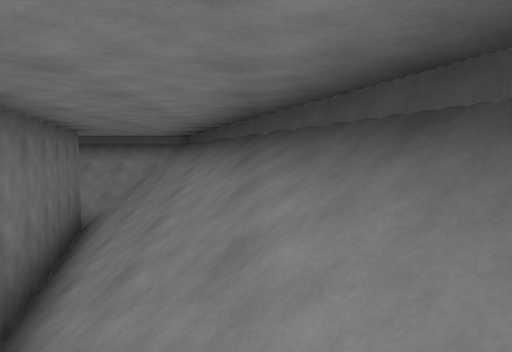
View 1 (above)

16 first-person views from a walk through a scene from a Unity 3-D project. The camera is 1.2 m above the floor, tilts 4° down and sees 70° across. The floor is counted in squares, 2 m on a side. Each view is taken from the middle of a square. On the plan, view 1 faces up. The plan holds only what a view shows up to about 10 squares ahead; the rest is blank. The place goes on beyond the plan.

View 2
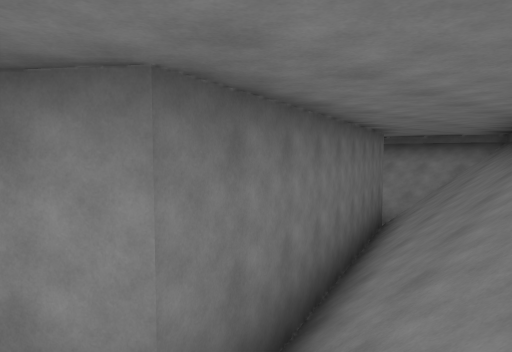

View 3
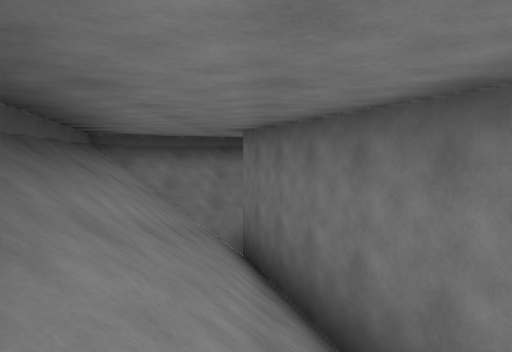

View 4
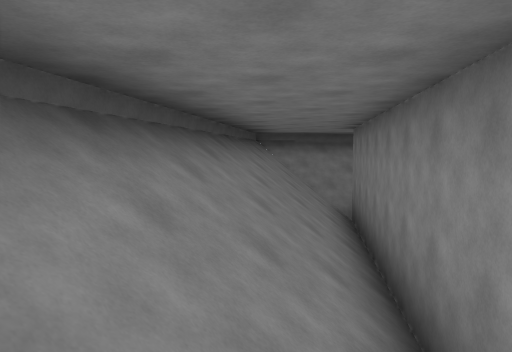

View 5
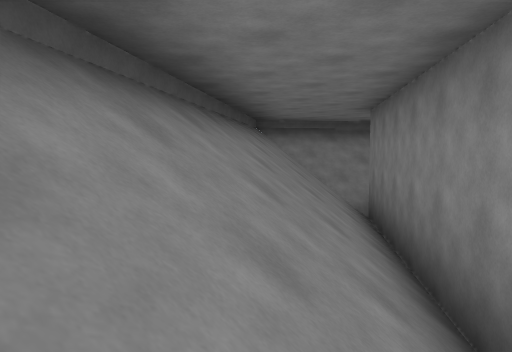

View 6
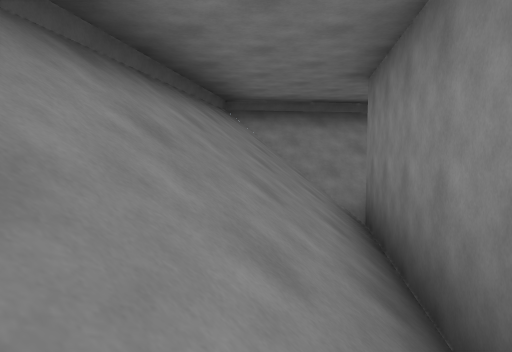

View 7
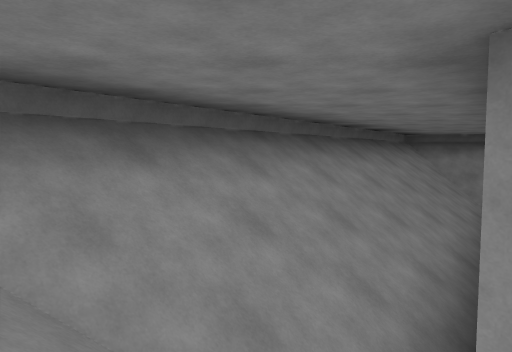

View 8
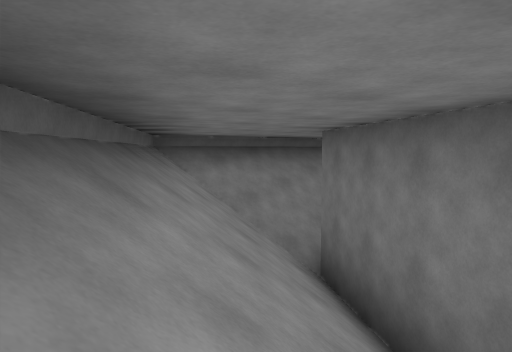

View 9
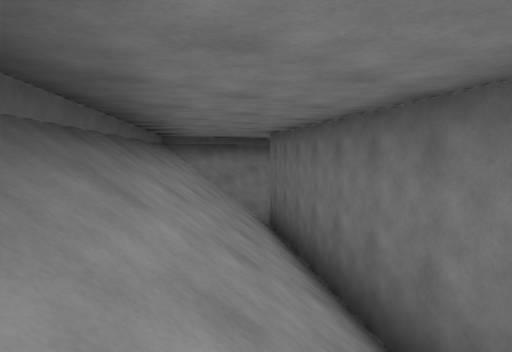

View 10
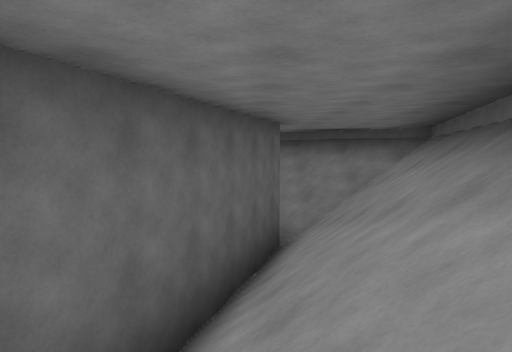

View 11
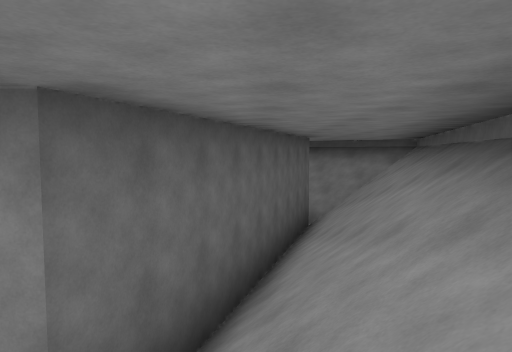

View 12
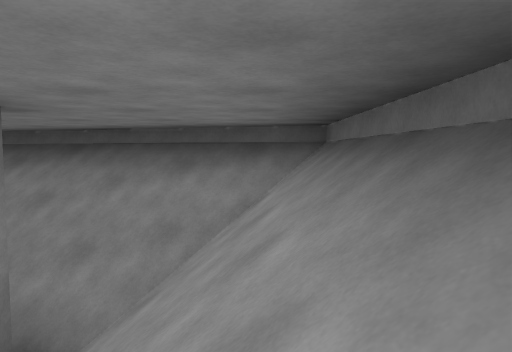

View 13
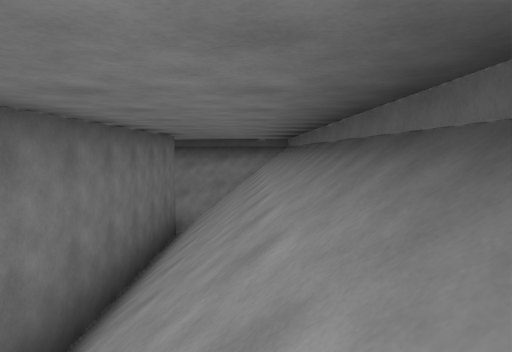

View 14
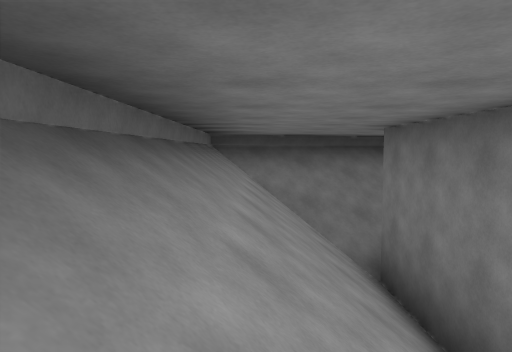

View 15
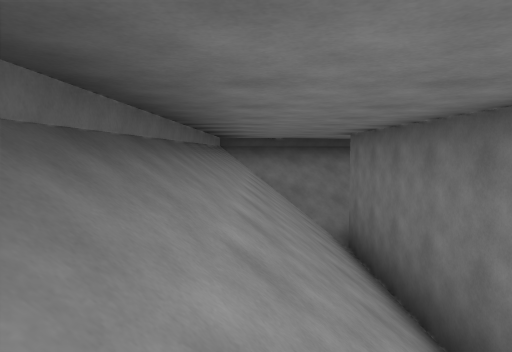

View 16
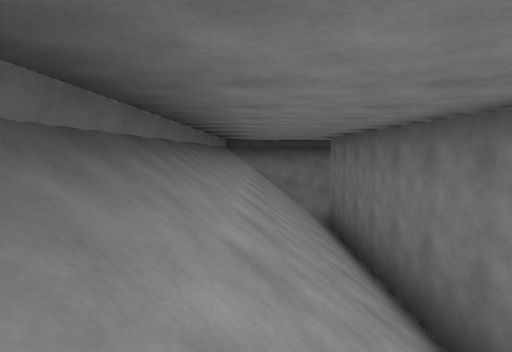

### Floor plan
Key: @ floor where view 1 was taken; # wall or solid block; . floor; / step, stairs or slope; v drop or lower ground.
Columns run from 18 left of view 1 to 1 right of it. Each row starts with its distance up from view 1.
 12    ##############
 11    #.//////////.#
 10   ##////////////#
  9   ##//########//##
  8   #//#        #//#
  7  ##//#        #//#
  6  ##//#        #//##
  5  #//#          #//#
  4 ##//#          #//#
  3 ##//#          #//##
  2 #//#            #/.#
  1 #//#            #//#
  0 #///##        ##//@#
 -1 ##////#      #///###
 -2  ###///#   ##///###
 -3    ##///#v#////##
 -4     ##///v///###
 -5      ###////###
 -6        ##//##
 -7         ####

Positions as (right, up) in squares from view 1, and headings:
1: (0, 0), facing up
2: (0, 0), facing up-left
3: (-2, 8), facing down
4: (0, 1), facing down-left
5: (-1, 0), facing down-left
6: (-3, -1), facing down-left
7: (-7, -5), facing left
8: (-12, -4), facing up-left
9: (-9, -6), facing up-left
10: (-15, 8), facing down
11: (-14, 11), facing down
12: (-10, 11), facing left
13: (-4, 11), facing left
14: (-10, 11), facing right
15: (-12, 11), facing right
16: (-14, 11), facing right
